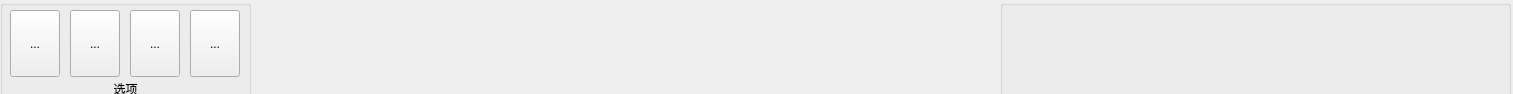
<?xml version="1.0" encoding="UTF-8"?>
<ui version="4.0">
 <class>Tab7</class>
 <widget class="QWidget" name="Tab7">
  <property name="geometry">
   <rect>
    <x>0</x>
    <y>0</y>
    <width>1513</width>
    <height>94</height>
   </rect>
  </property>
  <property name="windowTitle">
   <string>Form</string>
  </property>
  <widget class="QGroupBox" name="groupBox_5">
   <property name="geometry">
    <rect>
     <x>1000</x>
     <y>0</y>
     <width>511</width>
     <height>131</height>
    </rect>
   </property>
   <property name="title">
    <string/>
   </property>
  </widget>
  <widget class="QGroupBox" name="groupBox">
   <property name="geometry">
    <rect>
     <x>0</x>
     <y>0</y>
     <width>251</width>
     <height>131</height>
    </rect>
   </property>
   <property name="title">
    <string/>
   </property>
   <widget class="QToolButton" name="toolButton_52">
    <property name="geometry">
     <rect>
      <x>10</x>
      <y>10</y>
      <width>50</width>
      <height>67</height>
     </rect>
    </property>
    <property name="text">
     <string>...</string>
    </property>
   </widget>
   <widget class="QLabel" name="label_7">
    <property name="geometry">
     <rect>
      <x>0</x>
      <y>80</y>
      <width>251</width>
      <height>25</height>
     </rect>
    </property>
    <property name="text">
     <string>选项</string>
    </property>
    <property name="alignment">
     <set>Qt::AlignHCenter|Qt::AlignTop</set>
    </property>
   </widget>
   <widget class="QToolButton" name="toolButton_53">
    <property name="geometry">
     <rect>
      <x>70</x>
      <y>10</y>
      <width>50</width>
      <height>67</height>
     </rect>
    </property>
    <property name="text">
     <string>...</string>
    </property>
   </widget>
   <widget class="QToolButton" name="toolButton_54">
    <property name="geometry">
     <rect>
      <x>130</x>
      <y>10</y>
      <width>50</width>
      <height>67</height>
     </rect>
    </property>
    <property name="text">
     <string>...</string>
    </property>
   </widget>
   <widget class="QToolButton" name="toolButton_55">
    <property name="geometry">
     <rect>
      <x>190</x>
      <y>10</y>
      <width>50</width>
      <height>67</height>
     </rect>
    </property>
    <property name="text">
     <string>...</string>
    </property>
   </widget>
  </widget>
 </widget>
 <resources/>
 <connections/>
</ui>
